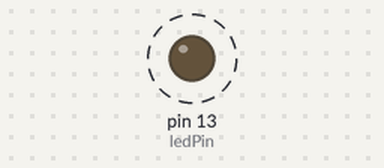
Bench run of a sketch on a simulated Arduino Uno, built with avr-gcc and run on an emulated ATmega328P. On the bench: output pins drawn as LEDs (lit = HIGH). Dashed ring = blinking. What the sketch prints to the serial monitor is not drawn.

Above: at 0.02 s.
Timing chart, 0 to 3.0 s (numbered marks = the images above):
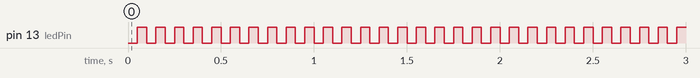

Measured:
- by itself, pin 13 (ledPin): alternates HIGH for 0.05 s and LOW for 0.05 s

The sketch:

Heart_pyPlotter.ino
```cpp
/*
 * Testing a python plotter with Teensy 3.5
 *
 */

unsigned long timer = 0;
long loopTime = 50000;   // microseconds
float val = 2.0; // Reminder: on Teensy float and double are different sizes
float stepSize = 10.0;
bool climb = true;
#define ledPin 13

void setup() {
  pinMode(ledPin, OUTPUT);
  digitalWrite(ledPin, HIGH);

  Serial.begin(9600); // speed doesn't matter for Teensy3.5
  while (!Serial) {
    // Wait for serial connection to establish
  }
//  Serial.println("Hello");
  digitalWrite(ledPin, LOW);
  timer = micros();
}

void loop() {
  timeSync(loopTime);

  if (climb & (val < 512.0) ){
    val = val + stepSize;
  } else if ( climb & (val >= 512.0) ){
    climb = false; // reverse direction on next loop
  } else if ( !climb & (val > 0.0) ) {
    val = val - stepSize;
  } else if ( !climb & (val <= 0.0 ) ) {
    climb = true; // reverse direction on next loop
  }

  sendToPC(&val);
//  Serial.println(val);
//  sendToPC(val);
  digitalWrite(ledPin, !digitalRead(ledPin));

}

void timeSync(unsigned long deltaT)
{
  unsigned long currTime = micros();
  long timeToDelay = deltaT - (currTime - timer);
  if (timeToDelay > 5000)
  {
    delay(timeToDelay / 1000);
    delayMicroseconds(timeToDelay % 1000);
  }
  else if (timeToDelay > 0)
  {
    delayMicroseconds(timeToDelay);
  }
  else
  {
      // timeToDelay is negative so we start immediately
  }
  timer = currTime + timeToDelay;
}

// On Teensy, a float is 4 bytes, while a double is 8 bytes
void sendToPC(float* data)
{
  byte* byteData = (byte*)(data);
  Serial.write(byteData, 4);
}

// On Teensy, a double is 8 bytes
void sendToPC(double* data)
{
  byte* byteData = (byte*)(data);
  Serial.write(byteData, 8);
}
```
